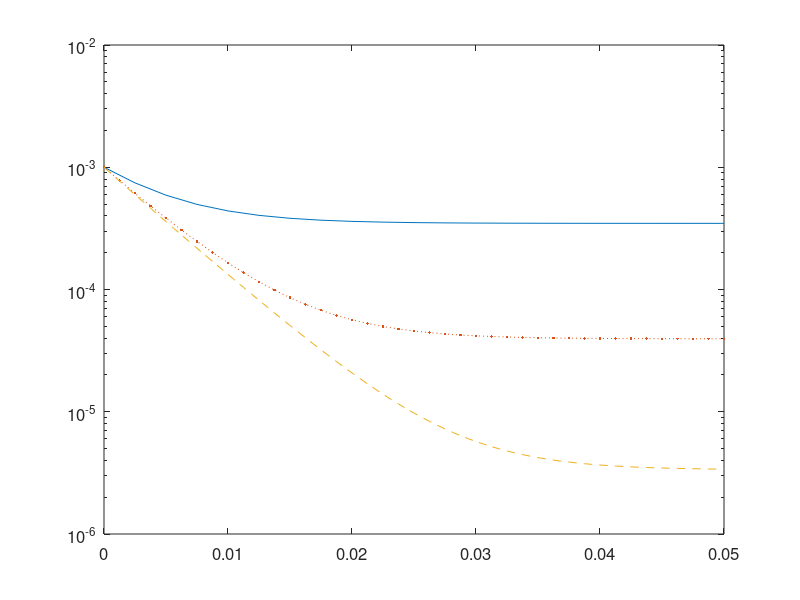

The MATLAB script that drew this image: (Note: this script raises an error after producing the figure.)
% u'(t)=1-c*sqrt(u)*u, t in [0,0.05] 
% Initial condition: u(0)=u_s ;
clear; clc,close all;
tic
Nt = [20 40 80];
U = [];
Error = [];
c = 10000;
u_s = 1/sqrt(c);
ta = 0;
tb = 0.05;
kappa = 800;
fun = @(t,u) 1-c*abs(u)*u;
pz = @(z) 1+z+z^2/2+z^3/6+z^4/24+0.004477718303076*z^5;
for k = 1:length(Nt)
    N = Nt(k);
    h = (tb-ta)/N;
    A = [1 0 0 0 0;
         0.444370493651235 0.555629506348765 0 0 0;
         0.620101851488403 0 0.379898148511597 0 0;
         0.178079954393132 0 0 0.821920045606868 0;
         0 0 0.517231671970585 0.096059710526147 0.386708617503268];
    b = [0.39175222657189 0 0 0 0;
         0 0.368410593050371 0 0 0;
         0 0 0.251891774271694 0 0;
         0 0 0 0.54497475022852 0;
         0 0 0 0.063692468666290 0.226007483236906];
    t = ta:h:tb;                     % interval partition
    u(1) = 1.1*u_s;                  % initial value
    % Taylor polynomial approximations 
    ci = [0 0.39175222700392 0.58607968896779 0.47454236302687 0.93501063100924 1.0];
    psi(1) = pz(ci(1)*h*kappa);
    psi(2) = pz(ci(2)*h*kappa);
    psi(3) = pz(ci(3)*h*kappa);
    psi(4) = pz(ci(4)*h*kappa);
    psi(5) = pz(ci(5)*h*kappa);
    psi(6) = pz(ci(6)*h*kappa);
    for n = 1:N
        % MERK(5,4)
        u1 = 1/psi(2)*( psi(1)*( A(1,1)*u(n)+b(1,1)*h.*( fun(t(n),u(n))+       kappa*u(n) ) ) );
        u2 = 1/psi(3)*( psi(1)*( A(2,1)*u(n)+b(2,1)*h.*( fun(t(n),u(n))+       kappa*u(n) ) )+...
                        psi(2)*( A(2,2)*u1+  b(2,2)*h.*( fun(t(n)+0.39175222700392*h,u1)+kappa*u1 ) ) );
        u3 = 1/psi(4)*( psi(1)*( A(3,1)*u(n)+b(3,1)*h.*( fun(t(n),u(n))+       kappa*u(n) ) )+...
                        psi(2)*( A(3,2)*u1+  b(3,2)*h.*( fun(t(n)+0.39175222700392*h,u1)+kappa*u1 ) )+...
                        psi(3)*( A(3,3)*u2+  b(3,3)*h.*( fun(t(n)+0.58607968896779*h,u2)+kappa*u2 ) ) );
        u4 = 1/psi(5)*( psi(1)*( A(4,1)*u(n)+b(4,1)*h.*( fun(t(n),u(n))+       kappa*u(n) ) )+...
                        psi(2)*( A(4,2)*u1+  b(4,2)*h.*( fun(t(n)+0.39175222700392*h,u1)+kappa*u1 ) )+...
                        psi(3)*( A(4,3)*u2+  b(4,3)*h.*( fun(t(n)+0.58607968896779*h,u2)+kappa*u2 ) )+...
                        psi(4)*( A(4,4)*u3+  b(4,4)*h.*( fun(t(n)+0.47454236302687*h,u3)+kappa*u3 ) ) );
    u(n+1) = 1/psi(6)*( psi(1)*( A(5,1)*u(n)+b(5,1)*h.*( fun(t(n),u(n))+       kappa*u(n) ) )+...
                        psi(2)*( A(5,2)*u1+  b(5,2)*h.*( fun(t(n)+0.39175222700392*h,u1)+kappa*u1 ) )+...
                        psi(3)*( A(5,3)*u2+  b(5,3)*h.*( fun(t(n)+0.58607968896779*h,u2)+kappa*u2 ) )+...
                        psi(4)*( A(5,4)*u3+  b(5,4)*h.*( fun(t(n)+0.47454236302687*h,u3)+kappa*u3 ) )+...
                        psi(5)*( A(5,5)*u4+  b(5,5)*h.*( fun(t(n)+0.93501063100924*h,u4)+kappa*u4 ) ) );
    end
    T{k} = t;
    U{k} = u;
end
t_s = ta:0.0001:tb;
u_s = ones(1,length(t_s))*u_s;

%% logarithmic plot
figure(1)
semilogy(T{1},abs(U{1}-0.01),'-',T{2},abs(U{2}-0.01),':.',T{3},abs(U{3}-0.01),'--');
axis([ta,tb,1e-6,1e-2]);
set(gcf,'color','w');
set (gca,'FontSize',12,'fontweight','demi');
xlabel('$t$','Interpreter','latex','FontSize',16);
ylabel('$|u-u^{*}|$','Interpreter','latex','FontSize',16);
legend('$N=20$','$N=40$','$N=80$','location','northeast');
set(gcf,'Units','centimeters','Position',[10 5 13 10]);
set(gca,'linewidth',1);
set(gca,'box','off');
set(get(gca,'Children'),'linewidth',2);
toc
